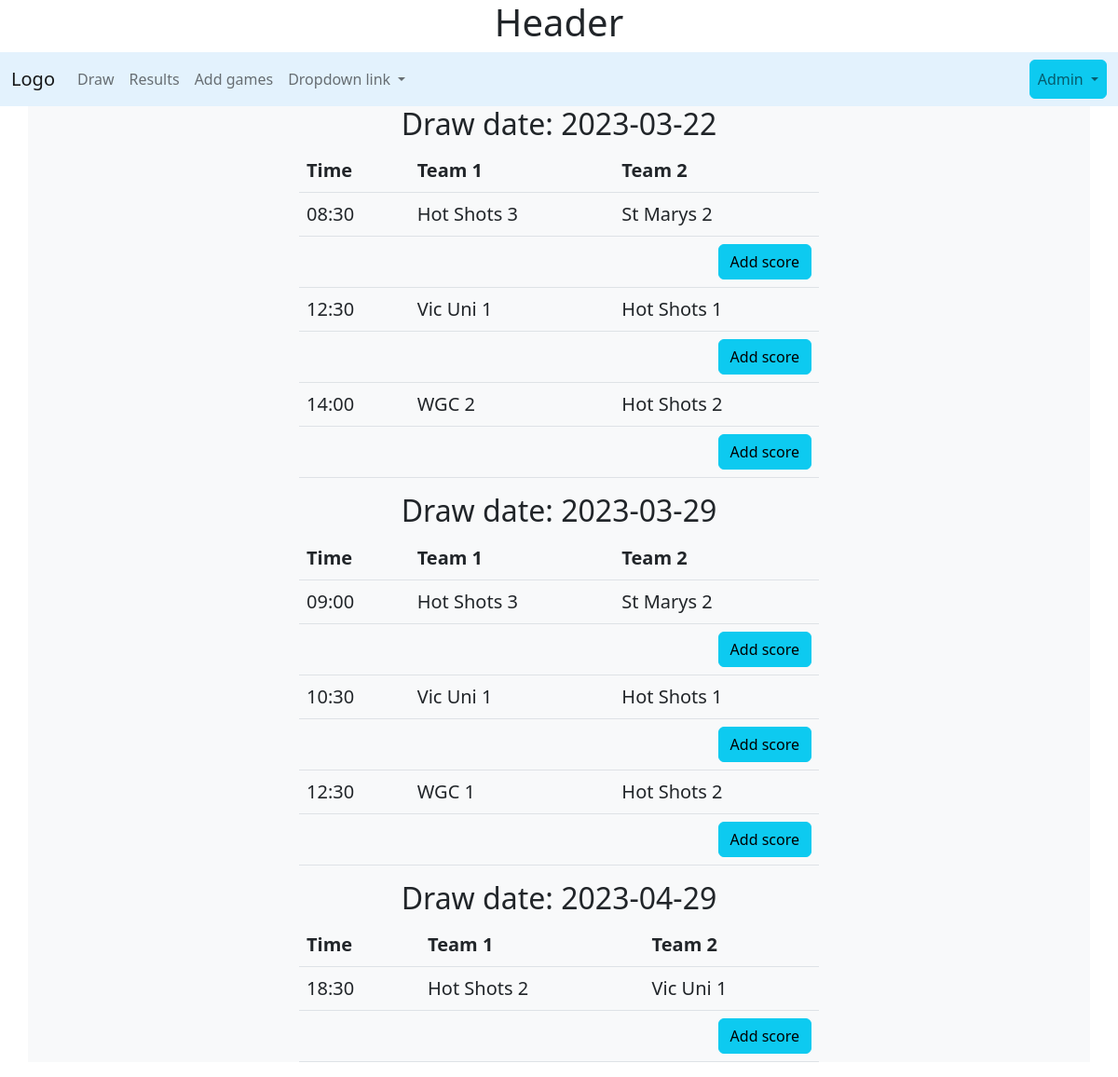
The page / on the database its author committed.
### tables this page shows
CREATE TABLE draw
(
    draw_id   integer primary key autoincrement,
    draw_date date    not null,
    team_1    integer not null,
    score_1   integer,
    team_2    integer not null,
    score_2   integer,
    foreign key (team_1) references team (team_id),
    foreign key (team_2) references team (team_id),
    unique(draw_date,team_1,team_2)
);

CREATE TABLE team(
    team_id integer primary key autoincrement ,
    team_name text not null unique
);

### server.py (the view)
@app.route('/')
def index():
    sql = """ select d.draw_id as "game_id",
    strftime('%Y-%m-%d ', d.draw_date) as "Date",
    strftime('%H:%M', d.draw_date) as "Time",
    b.team_name as "team_1",
    c.team_name as "team_2"
    from draw d
    join team b on  d.team_1 = b.team_id
    join team c on  d.team_2 = c.team_id """
    draw = run_search_query_tuples(sql, (), db_path, True)
    return render_template("netball.html", games=draw)

### db_functions.py (called while the page is built)
def run_search_query_tuples(sql_query,values_tuple, file_path, rowfactory=False):
    result = None
    try:
        db = sqlite3.connect(file_path)
        if rowfactory:
            db.row_factory = sqlite3.Row
        cursor = db.cursor()
        cursor.execute(sql_query,values_tuple)
        result = cursor.fetchall()
        cursor.close()
    except sqlite3.Error as error:
        print("Error running search query tuples: {}".format(error))
        return None
    db.close()
    if result is None:
        print("No search values were found")
    return result

### templates/netball.html (shortened to what this page needs)
{% extends "layout.html" %}
{% block content %}
<div class="container bg-light">
{% set ns=namespace(drawdate = "") %}
{% for row in games %}
    {% if loop.index0 == 0 %}
        {% set ns.drawdate=row['Date'] %}
        <h2 class="text-center"> Draw date: {{ns.drawdate}}</h2>
        <table class="table w-50 mx-auto">
        <thead>
        <tr><th>Time</th><th>Team 1</th><th>Team 2</th></tr>
        </thead>
    {% endif %}
    {% if ns.drawdate != row['Date'] %}
        {% set ns.drawdate=row['Date'] %}
        </table>
        <h2 class="text-center">Draw date: {{ns.drawdate}}</h2>
        <table class="table w-50 mx-auto">
        <thead>
        <tr><th>Time</th><th>Team 1</th><th>Team 2</th></tr>
        </thead>
    {% endif %}
    <tr><td>{{ row['Time'] }}</td><td> {{ row['team_1'] }}</td><td>{{ row['team_2'] }}</td></tr>
     <tr><td colspan="4" class="text-end"><a class="btn btn-info" href="{{ url_for('addscore' , id=row['game_id'] ) }}" role="button">Add score</a></td> </tr>
{% endfor %}
</table>
    </div>
{% endblock %}

### templates/layout.html (shortened to what this page needs)
<!DOCTYPE html>
<html lang="en">
<head>
<link href="https://cdn.jsdelivr.net/npm/bootstrap@5.2.3/dist/css/bootstrap.min.css" rel="stylesheet">
</head>
<body>
<h1 class="text-center">Header</h1>
 <nav class="navbar navbar-expand-sm navbar-light" style="background-color: #e3f2fd;">
  <div class="container-fluid">
    <a class="navbar-brand" href="">Logo</a>
    <div class="collapse navbar-collapse" id="mynavbar">
      <ul class="navbar-nav me-auto">
        <li class="nav-item">
          <a class="nav-link" href = "{{ url_for('index') }}"> Draw</a>
        </li>
        <li class="nav-item">
          <a class="nav-link" href = "{{ url_for('results') }}"> Results</a>
        </li>
        <li class="nav-item">
          <a class="nav-link" href="{{ url_for('addgame') }}">Add games</a>
        </li>
       <li class="nav-item dropdown">
          <a class="nav-link dropdown-toggle" href="#" id="navbarDropdownMenuLink" role="button" data-bs-toggle="dropdown" aria-expanded="false">
            Dropdown link
          </a>
        </li>
      </ul>
      <div class="d-flex nav-item">
          <ul class="navbar-nav me-auto">
                <li class="nav-item dropdown">
          <a class="nav-link dropdown-toggle btn btn-info" href="#" id="navbarDropdownMenuEnd" role="button" data-bs-toggle="dropdown" aria-expanded="false">
            Admin
          </a>
        </li>
              </ul>
      </div>
    </div>
  </div>
</nav>
{% block content %}
 {% endblock %}
</body>
</html>

### templates/netball.html (style rules this page uses)
.table { font-size: 1.25em; }

### rows shown on the page
draw: drawdate "2023-03-22", Time "08:30", team_1 "Hot Shots 3", team_2 "St Marys 2"
draw: Time "12:30", team_1 "Vic Uni 1", team_2 "Hot Shots 1"
draw: Time "14:00", team_1 "WGC 2", team_2 "Hot Shots 2"
draw: drawdate "2023-03-29", Time "09:00", team_1 "Hot Shots 3", team_2 "St Marys 2"
draw: Time "10:30", team_1 "Vic Uni 1", team_2 "Hot Shots 1"
draw: Time "12:30", team_1 "WGC 1", team_2 "Hot Shots 2"
draw: drawdate "2023-04-29", Time "18:30", team_1 "Hot Shots 2", team_2 "Vic Uni 1"
